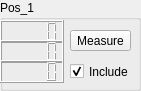
     <widget class="QGroupBox" name="Calib_box">
      <property name="geometry">
       <rect>
        <x>10</x>
        <y>500</y>
        <width>141</width>
        <height>91</height>
       </rect>
      </property>
      <property name="title">
       <string>Pos_1</string>
      </property>
      <widget class="QLCDNumber" name="calib_box_x">
       <property name="geometry">
        <rect>
         <x>0</x>
         <y>20</y>
         <width>64</width>
         <height>23</height>
        </rect>
       </property>
      </widget>
      <widget class="QLCDNumber" name="calib_box_y">
       <property name="geometry">
        <rect>
         <x>0</x>
         <y>40</y>
         <width>64</width>
         <height>23</height>
        </rect>
       </property>
      </widget>
      <widget class="QLCDNumber" name="calib_box_z">
       <property name="geometry">
        <rect>
         <x>0</x>
         <y>60</y>
         <width>64</width>
         <height>23</height>
        </rect>
       </property>
      </widget>
      <widget class="QPushButton" name="calibButton">
       <property name="geometry">
        <rect>
         <x>70</x>
         <y>30</y>
         <width>61</width>
         <height>21</height>
        </rect>
       </property>
       <property name="text">
        <string>Measure</string>
       </property>
      </widget>
      <widget class="QCheckBox" name="checkBox">
       <property name="geometry">
        <rect>
         <x>70</x>
         <y>60</y>
         <width>92</width>
         <height>23</height>
        </rect>
       </property>
       <property name="text">
        <string>Include</string>
       </property>
       <property name="checked">
        <bool>true</bool>
       </property>
      </widget>
     </widget>
